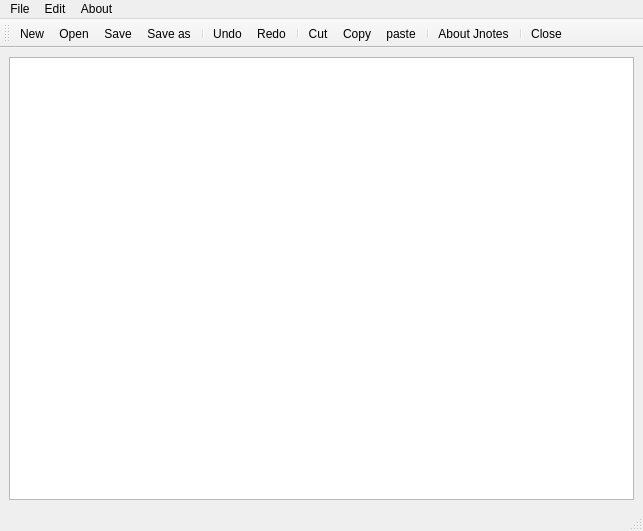
<?xml version="1.0" encoding="UTF-8"?>
<ui version="4.0">
 <class>MainWindow</class>
 <widget class="QMainWindow" name="MainWindow">
  <property name="geometry">
   <rect>
    <x>0</x>
    <y>0</y>
    <width>643</width>
    <height>531</height>
   </rect>
  </property>
  <property name="windowTitle">
   <string>MainWindow</string>
  </property>
  <property name="windowIcon">
   <iconset resource="resources.qrc">
    <normaloff>:/resources/text-editor-plus-108.png</normaloff>:/resources/text-editor-plus-108.png</iconset>
  </property>
  <widget class="QWidget" name="centralwidget">
   <layout class="QVBoxLayout" name="verticalLayout">
    <item>
     <widget class="QTextEdit" name="textEdit">
      <property name="font">
       <font>
        <pointsize>12</pointsize>
       </font>
      </property>
     </widget>
    </item>
   </layout>
  </widget>
  <widget class="QMenuBar" name="menubar">
   <property name="geometry">
    <rect>
     <x>0</x>
     <y>0</y>
     <width>643</width>
     <height>21</height>
    </rect>
   </property>
   <widget class="QMenu" name="menuFile">
    <property name="title">
     <string>File</string>
    </property>
    <addaction name="actionNew"/>
    <addaction name="actionOpen"/>
    <addaction name="actionSave"/>
    <addaction name="actionSave_as"/>
    <addaction name="separator"/>
    <addaction name="actionClose"/>
   </widget>
   <widget class="QMenu" name="menuEdit">
    <property name="title">
     <string>Edit</string>
    </property>
    <addaction name="actionundo"/>
    <addaction name="actionredo"/>
    <addaction name="separator"/>
    <addaction name="actionCut"/>
    <addaction name="actionCopy"/>
    <addaction name="actionpaste"/>
   </widget>
   <widget class="QMenu" name="menuAbout">
    <property name="title">
     <string>About</string>
    </property>
    <addaction name="actionAbout_Jnots"/>
   </widget>
   <addaction name="menuFile"/>
   <addaction name="menuEdit"/>
   <addaction name="menuAbout"/>
  </widget>
  <widget class="QStatusBar" name="statusbar"/>
  <widget class="QToolBar" name="toolBar">
   <property name="windowTitle">
    <string>toolBar</string>
   </property>
   <attribute name="toolBarArea">
    <enum>TopToolBarArea</enum>
   </attribute>
   <attribute name="toolBarBreak">
    <bool>false</bool>
   </attribute>
   <addaction name="actionNew"/>
   <addaction name="actionOpen"/>
   <addaction name="actionSave"/>
   <addaction name="actionSave_as"/>
   <addaction name="separator"/>
   <addaction name="actionundo"/>
   <addaction name="actionredo"/>
   <addaction name="separator"/>
   <addaction name="actionCut"/>
   <addaction name="actionCopy"/>
   <addaction name="actionpaste"/>
   <addaction name="separator"/>
   <addaction name="actionAbout_Jnots"/>
   <addaction name="separator"/>
   <addaction name="actionClose"/>
  </widget>
  <action name="actionNew">
   <property name="icon">
    <iconset resource="resources.qrc">
     <normaloff>:/resources/new.png</normaloff>:/resources/new.png</iconset>
   </property>
   <property name="text">
    <string>New</string>
   </property>
  </action>
  <action name="actionOpen">
   <property name="icon">
    <iconset resource="resources.qrc">
     <normaloff>:/resources/open.png</normaloff>:/resources/open.png</iconset>
   </property>
   <property name="text">
    <string>Open</string>
   </property>
  </action>
  <action name="actionSave">
   <property name="icon">
    <iconset resource="resources.qrc">
     <normaloff>:/resources/save.png</normaloff>:/resources/save.png</iconset>
   </property>
   <property name="text">
    <string>Save</string>
   </property>
  </action>
  <action name="actionSave_as">
   <property name="icon">
    <iconset resource="resources.qrc">
     <normaloff>:/resources/save_as.png</normaloff>:/resources/save_as.png</iconset>
   </property>
   <property name="text">
    <string>Save as</string>
   </property>
  </action>
  <action name="actionClose">
   <property name="icon">
    <iconset resource="resources.qrc">
     <normaloff>:/resources/close.png</normaloff>:/resources/close.png</iconset>
   </property>
   <property name="text">
    <string>Close</string>
   </property>
  </action>
  <action name="actionundo">
   <property name="icon">
    <iconset resource="resources.qrc">
     <normaloff>:/resources/undo.png</normaloff>:/resources/undo.png</iconset>
   </property>
   <property name="text">
    <string>Undo</string>
   </property>
  </action>
  <action name="actionredo">
   <property name="icon">
    <iconset resource="resources.qrc">
     <normaloff>:/resources/redo.png</normaloff>:/resources/redo.png</iconset>
   </property>
   <property name="text">
    <string>Redo</string>
   </property>
  </action>
  <action name="actionCut">
   <property name="icon">
    <iconset resource="resources.qrc">
     <normaloff>:/resources/cut.png</normaloff>:/resources/cut.png</iconset>
   </property>
   <property name="text">
    <string>Cut</string>
   </property>
  </action>
  <action name="actionCopy">
   <property name="icon">
    <iconset resource="resources.qrc">
     <normaloff>:/resources/copy.png</normaloff>:/resources/copy.png</iconset>
   </property>
   <property name="text">
    <string>Copy</string>
   </property>
  </action>
  <action name="actionpaste">
   <property name="icon">
    <iconset resource="resources.qrc">
     <normaloff>:/resources/paste.png</normaloff>:/resources/paste.png</iconset>
   </property>
   <property name="text">
    <string>paste</string>
   </property>
  </action>
  <action name="actionAbout_Jnots">
   <property name="icon">
    <iconset resource="resources.qrc">
     <normaloff>:/resources/about.png</normaloff>:/resources/about.png</iconset>
   </property>
   <property name="text">
    <string>About Jnotes</string>
   </property>
  </action>
 </widget>
 <resources>
  <include location="resources.qrc"/>
 </resources>
 <connections/>
</ui>
